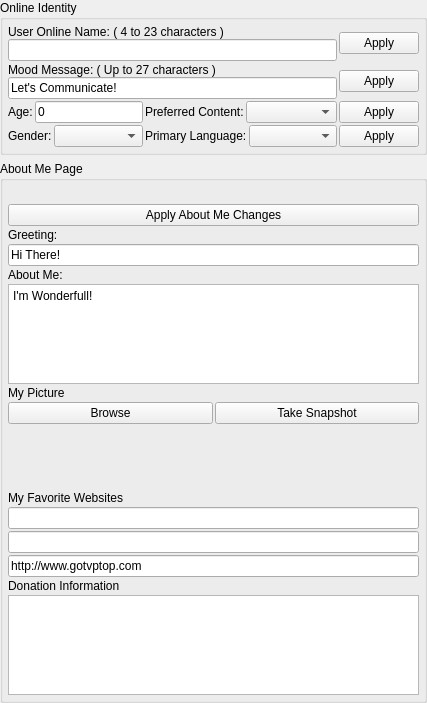
<?xml version="1.0" encoding="UTF-8"?>
<ui version="4.0">
 <class>AppletIdentityClass</class>
 <widget class="QWidget" name="AppletIdentityClass">
  <property name="geometry">
   <rect>
    <x>0</x>
    <y>0</y>
    <width>427</width>
    <height>703</height>
   </rect>
  </property>
  <property name="windowTitle">
   <string>Network Settings</string>
  </property>
  <layout class="QVBoxLayout" name="verticalLayout_4">
   <property name="leftMargin">
    <number>0</number>
   </property>
   <property name="topMargin">
    <number>0</number>
   </property>
   <property name="rightMargin">
    <number>0</number>
   </property>
   <property name="bottomMargin">
    <number>0</number>
   </property>
   <item>
    <widget class="QGroupBox" name="m_OnlineIdentityGroupBox">
     <property name="title">
      <string>Online Identity</string>
     </property>
     <layout class="QVBoxLayout" name="verticalLayout_3">
      <property name="spacing">
       <number>2</number>
      </property>
      <property name="leftMargin">
       <number>5</number>
      </property>
      <property name="topMargin">
       <number>5</number>
      </property>
      <property name="rightMargin">
       <number>5</number>
      </property>
      <property name="bottomMargin">
       <number>5</number>
      </property>
      <item>
       <layout class="QHBoxLayout" name="horizontalLayout_2">
        <item>
         <layout class="QVBoxLayout" name="verticalLayout_2">
          <property name="spacing">
           <number>0</number>
          </property>
          <item>
           <widget class="QLabel" name="m_UserNameLabel">
            <property name="text">
             <string>User Online Name: ( 4 to 23 characters )</string>
            </property>
           </widget>
          </item>
          <item>
           <widget class="QLineEdit" name="m_OnlineNameEdit"/>
          </item>
         </layout>
        </item>
        <item>
         <widget class="QPushButton" name="m_ApplyNameButton">
          <property name="text">
           <string>Apply</string>
          </property>
         </widget>
        </item>
       </layout>
      </item>
      <item>
       <layout class="QHBoxLayout" name="horizontalLayout">
        <item>
         <layout class="QVBoxLayout" name="verticalLayout">
          <property name="spacing">
           <number>0</number>
          </property>
          <item>
           <widget class="QLabel" name="m_MoodMessageLabel">
            <property name="text">
             <string>Mood Message: ( Up to 27 characters )</string>
            </property>
           </widget>
          </item>
          <item>
           <widget class="QLineEdit" name="m_MoodMessageEdit">
            <property name="text">
             <string>Let's Communicate!</string>
            </property>
           </widget>
          </item>
         </layout>
        </item>
        <item>
         <widget class="QPushButton" name="m_ApplyMoodButton">
          <property name="text">
           <string>Apply</string>
          </property>
         </widget>
        </item>
       </layout>
      </item>
      <item>
       <layout class="QHBoxLayout" name="horizontalLayout_5">
        <item>
         <widget class="QLabel" name="label_6">
          <property name="text">
           <string>Age:</string>
          </property>
         </widget>
        </item>
        <item>
         <widget class="QLineEdit" name="m_AgeEdit">
          <property name="text">
           <string>0</string>
          </property>
         </widget>
        </item>
        <item>
         <widget class="QLabel" name="label">
          <property name="text">
           <string>Preferred Content:</string>
          </property>
         </widget>
        </item>
        <item>
         <widget class="QComboBox" name="m_ContentComboBox">
          <property name="sizePolicy">
           <sizepolicy hsizetype="Expanding" vsizetype="Preferred">
            <horstretch>0</horstretch>
            <verstretch>0</verstretch>
           </sizepolicy>
          </property>
         </widget>
        </item>
        <item>
         <widget class="QPushButton" name="m_ApplyAgeButton">
          <property name="text">
           <string>Apply</string>
          </property>
         </widget>
        </item>
       </layout>
      </item>
      <item>
       <layout class="QHBoxLayout" name="horizontalLayout_4">
        <item>
         <widget class="QLabel" name="label_3">
          <property name="text">
           <string>Gender:</string>
          </property>
         </widget>
        </item>
        <item>
         <widget class="QComboBox" name="m_GenderComboBox">
          <property name="sizePolicy">
           <sizepolicy hsizetype="Expanding" vsizetype="Preferred">
            <horstretch>0</horstretch>
            <verstretch>0</verstretch>
           </sizepolicy>
          </property>
         </widget>
        </item>
        <item>
         <widget class="QLabel" name="label_4">
          <property name="text">
           <string>Primary Language:</string>
          </property>
         </widget>
        </item>
        <item>
         <widget class="QComboBox" name="m_LanguageComboBox">
          <property name="sizePolicy">
           <sizepolicy hsizetype="Expanding" vsizetype="Preferred">
            <horstretch>0</horstretch>
            <verstretch>0</verstretch>
           </sizepolicy>
          </property>
         </widget>
        </item>
        <item>
         <widget class="QPushButton" name="m_ApplyGenderButton">
          <property name="text">
           <string>Apply</string>
          </property>
         </widget>
        </item>
       </layout>
      </item>
     </layout>
    </widget>
   </item>
   <item>
    <widget class="QGroupBox" name="m_AboutMeGroupBox">
     <property name="title">
      <string>About Me Page</string>
     </property>
     <layout class="QVBoxLayout" name="DialogItemsGroupBox_3">
      <property name="spacing">
       <number>2</number>
      </property>
      <property name="leftMargin">
       <number>5</number>
      </property>
      <property name="topMargin">
       <number>5</number>
      </property>
      <property name="rightMargin">
       <number>5</number>
      </property>
      <property name="bottomMargin">
       <number>5</number>
      </property>
      <item>
       <widget class="PermissionWidget" name="m_PermissionWidget" native="true"/>
      </item>
      <item>
       <widget class="QLabel" name="m_StatusLabel">
        <property name="enabled">
         <bool>true</bool>
        </property>
        <property name="text">
         <string notr="true"/>
        </property>
       </widget>
      </item>
      <item>
       <widget class="QPushButton" name="m_ApplyAboutMeButton">
        <property name="text">
         <string>Apply About Me Changes</string>
        </property>
       </widget>
      </item>
      <item>
       <widget class="QLabel" name="m_GreetingLabel">
        <property name="text">
         <string>Greeting:</string>
        </property>
       </widget>
      </item>
      <item>
       <widget class="QLineEdit" name="m_GreetingEdit">
        <property name="text">
         <string>Hi There!</string>
        </property>
       </widget>
      </item>
      <item>
       <widget class="QLabel" name="aboutMeLabel">
        <property name="text">
         <string>About Me:</string>
        </property>
       </widget>
      </item>
      <item>
       <widget class="QPlainTextEdit" name="m_AboutMeEdit">
        <property name="sizePolicy">
         <sizepolicy hsizetype="Expanding" vsizetype="Expanding">
          <horstretch>0</horstretch>
          <verstretch>0</verstretch>
         </sizepolicy>
        </property>
        <property name="maximumSize">
         <size>
          <width>16777215</width>
          <height>100</height>
         </size>
        </property>
        <property name="plainText">
         <string>I'm Wonderfull!</string>
        </property>
       </widget>
      </item>
      <item>
       <widget class="QLabel" name="m_PictureOfMeLabel">
        <property name="text">
         <string>My Picture</string>
        </property>
       </widget>
      </item>
      <item>
       <layout class="QHBoxLayout" name="horizontalLayout_3">
        <item>
         <widget class="QPushButton" name="m_BrowsePictureButton">
          <property name="text">
           <string>Browse</string>
          </property>
         </widget>
        </item>
        <item>
         <widget class="QPushButton" name="m_TakeSnapshotButton">
          <property name="text">
           <string>Take Snapshot</string>
          </property>
         </widget>
        </item>
       </layout>
      </item>
      <item>
       <widget class="QLabel" name="m_PictureOfMeFrame">
        <property name="sizePolicy">
         <sizepolicy hsizetype="Expanding" vsizetype="Expanding">
          <horstretch>0</horstretch>
          <verstretch>0</verstretch>
         </sizepolicy>
        </property>
       </widget>
      </item>
      <item>
       <widget class="QLabel" name="favoriteWebsitesLabel">
        <property name="text">
         <string>My Favorite Websites</string>
        </property>
       </widget>
      </item>
      <item>
       <widget class="QLineEdit" name="m_FavoriteWebsite1Edit"/>
      </item>
      <item>
       <widget class="QLineEdit" name="m_FavoriteWebsite2Edit"/>
      </item>
      <item>
       <widget class="QLineEdit" name="m_FavoriteWebsite3Edit">
        <property name="text">
         <string>http://www.gotvptop.com</string>
        </property>
       </widget>
      </item>
      <item>
       <widget class="QLabel" name="label_2">
        <property name="text">
         <string>Donation Information</string>
        </property>
       </widget>
      </item>
      <item>
       <widget class="QPlainTextEdit" name="m_DonationEdit">
        <property name="sizePolicy">
         <sizepolicy hsizetype="Expanding" vsizetype="Expanding">
          <horstretch>0</horstretch>
          <verstretch>0</verstretch>
         </sizepolicy>
        </property>
        <property name="maximumSize">
         <size>
          <width>16777215</width>
          <height>100</height>
         </size>
        </property>
        <property name="plainText">
         <string/>
        </property>
       </widget>
      </item>
     </layout>
    </widget>
   </item>
  </layout>
 </widget>
 <customwidgets>
  <customwidget>
   <class>PermissionWidget</class>
   <extends>QWidget</extends>
   <header>PermissionWidget.h</header>
   <container>1</container>
  </customwidget>
 </customwidgets>
 <resources/>
 <connections/>
</ui>
